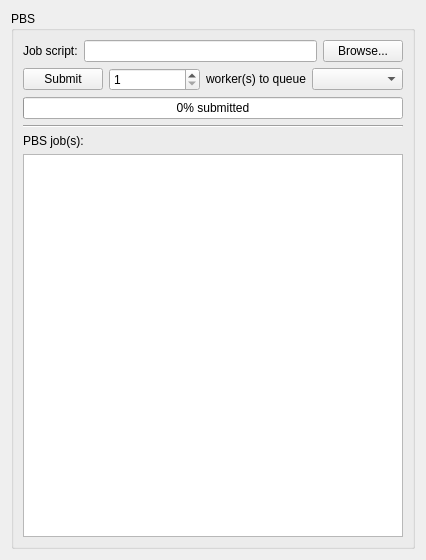
<?xml version="1.0" encoding="UTF-8"?>
<ui version="4.0">
 <class>wgGrid</class>
 <widget class="QWidget" name="wgGrid">
  <property name="geometry">
   <rect>
    <x>0</x>
    <y>0</y>
    <width>426</width>
    <height>560</height>
   </rect>
  </property>
  <property name="windowTitle">
   <string>Form</string>
  </property>
  <layout class="QGridLayout">
   <item row="0" column="0">
    <widget class="QGroupBox" name="groupBox">
     <property name="title">
      <string>PBS</string>
     </property>
     <layout class="QGridLayout">
      <item row="0" column="0">
       <layout class="QVBoxLayout">
        <item>
         <layout class="QHBoxLayout">
          <item>
           <widget class="QLabel" name="label_2">
            <property name="text">
             <string>Job script:</string>
            </property>
           </widget>
          </item>
          <item>
           <widget class="QLineEdit" name="edtJobScriptFileName">
            <property name="text">
             <string/>
            </property>
           </widget>
          </item>
          <item>
           <widget class="QPushButton" name="btnBrowseJobScript">
            <property name="text">
             <string>Browse...</string>
            </property>
           </widget>
          </item>
         </layout>
        </item>
        <item>
         <layout class="QHBoxLayout">
          <item>
           <widget class="QPushButton" name="btnSubmitClient">
            <property name="sizePolicy">
             <sizepolicy hsizetype="Fixed" vsizetype="Fixed">
              <horstretch>0</horstretch>
              <verstretch>0</verstretch>
             </sizepolicy>
            </property>
            <property name="minimumSize">
             <size>
              <width>77</width>
              <height>0</height>
             </size>
            </property>
            <property name="text">
             <string>Submit</string>
            </property>
            <property name="checkable">
             <bool>false</bool>
            </property>
           </widget>
          </item>
          <item>
           <widget class="QSpinBox" name="spinNumWorkers">
            <property name="sizePolicy">
             <sizepolicy hsizetype="Expanding" vsizetype="Fixed">
              <horstretch>0</horstretch>
              <verstretch>0</verstretch>
             </sizepolicy>
            </property>
            <property name="minimumSize">
             <size>
              <width>40</width>
              <height>0</height>
             </size>
            </property>
            <property name="alignment">
             <set>Qt::AlignLeading</set>
            </property>
            <property name="specialValueText">
             <string/>
            </property>
            <property name="minimum">
             <number>1</number>
            </property>
            <property name="value">
             <number>1</number>
            </property>
           </widget>
          </item>
          <item>
           <widget class="QLabel" name="label_4">
            <property name="sizePolicy">
             <sizepolicy hsizetype="Fixed" vsizetype="Fixed">
              <horstretch>0</horstretch>
              <verstretch>0</verstretch>
             </sizepolicy>
            </property>
            <property name="text">
             <string>worker(s) to queue</string>
            </property>
            <property name="alignment">
             <set>Qt::AlignLeading|Qt::AlignLeft|Qt::AlignVCenter</set>
            </property>
           </widget>
          </item>
          <item>
           <widget class="QComboBox" name="lsfQueueList">
            <property name="sizePolicy">
             <sizepolicy hsizetype="Expanding" vsizetype="Fixed">
              <horstretch>0</horstretch>
              <verstretch>0</verstretch>
             </sizepolicy>
            </property>
           </widget>
          </item>
         </layout>
        </item>
        <item>
         <widget class="QProgressBar" name="progressSubmittedJobs">
          <property name="value">
           <number>0</number>
          </property>
          <property name="orientation">
           <enum>Qt::Horizontal</enum>
          </property>
          <property name="format">
           <string>%p% submitted</string>
          </property>
         </widget>
        </item>
        <item>
         <widget class="Line" name="line">
          <property name="orientation">
           <enum>Qt::Horizontal</enum>
          </property>
         </widget>
        </item>
        <item>
         <widget class="QLabel" name="label">
          <property name="text">
           <string>PBS job(s):</string>
          </property>
         </widget>
        </item>
        <item>
         <widget class="QTreeView" name="treeJobs">
          <property name="alternatingRowColors">
           <bool>false</bool>
          </property>
          <property name="uniformRowHeights">
           <bool>true</bool>
          </property>
         </widget>
        </item>
       </layout>
      </item>
     </layout>
    </widget>
   </item>
  </layout>
 </widget>
 <tabstops>
  <tabstop>edtJobScriptFileName</tabstop>
  <tabstop>btnBrowseJobScript</tabstop>
  <tabstop>btnSubmitClient</tabstop>
  <tabstop>treeJobs</tabstop>
 </tabstops>
 <resources/>
 <connections/>
</ui>
